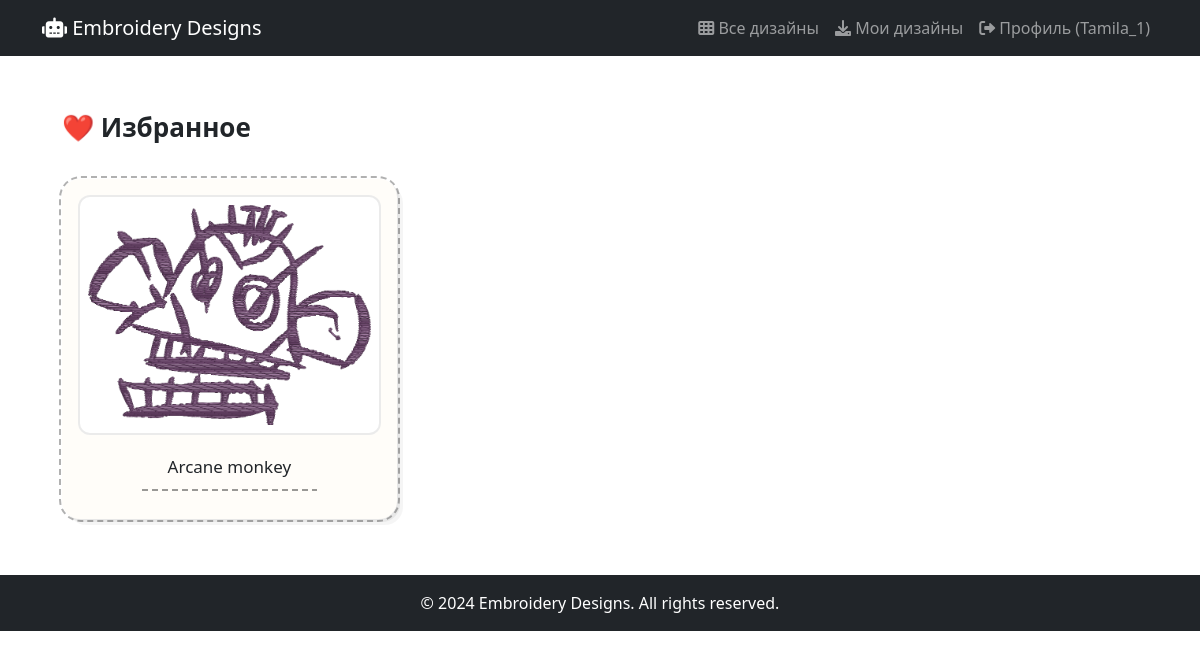
The page /accounts/profile/favorites/ (signed in) on the database its author committed.
### designs/models.py (models this page shows, shortened)
class FavoriteDesign(models.Model):
    user = models.ForeignKey(
        User,
        on_delete=models.CASCADE,
        related_name='favorite_designs'
    )
    design = models.ForeignKey(
        Design,
        on_delete=models.CASCADE,
        related_name='favorites'
    )
    created_at = models.DateTimeField(auto_now_add=True)
    class Meta:
        unique_together = ('user', 'design')
        verbose_name = 'Избранный дизайн'
        verbose_name_plural = 'Избранные дизайны'

class Design(models.Model):
    title = models.CharField(max_length=200)
    description = models.TextField()
    category = models.ForeignKey(
        Category,
        on_delete=models.CASCADE,
        related_name='designs'
    )
    machine_types = models.ManyToManyField(
        MachineType,
        related_name='designs',
        blank=True
    )
    design_width = models.IntegerField(help_text="Ширина дизайна в мм", default=100)
    design_height = models.IntegerField(help_text="Высота дизайна в мм", default=100)
    stitch_count = models.IntegerField(default=0, help_text="Общее количество стежков в дизайне")
    design_size = models.CharField(max_length=100, help_text="Размер дизайна в мм (например: 100x100)",
                                    blank=True, default="100x100")
    compatible_hoops = models.ManyToManyField(
        HoopSize,
        blank=True,
        verbose_name="Совместимые пяльца",
        help_text="Выберите пяльца, для которых подходит этот дизайн"
    )
    image_preview = models.ImageField(upload_to='designs/previews/')
    plus_storage = PlusFriendlyStorage()
    design_file = models.FileField(upload_to=upload_to_original, storage=plus_storage,
                                    validators=[validate_embroidery_file])
    created_at = models.DateTimeField(auto_now_add=True)
    updated_at = models.DateTimeField(auto_now=True)
    is_active = models.BooleanField(default=True)
    class Meta:
        ordering = ['-created_at']

### accounts/views.py (the view)
# urls.py: path('profile/favorites/', views.favorite_designs, name='favorite_designs'),
@login_required
def favorite_designs(request):
    favorites = (
        FavoriteDesign.objects
        .filter(user=request.user)
        .select_related('design')
        .order_by('-created_at')
    )
    return render(request, 'accounts/favorite_designs.html', {
        'favorites': favorites
    })

### accounts/templates/accounts/favorite_designs.html (shortened to what this page needs)
{% extends 'base.html' %}
{% load static %}
{% block extra_css %}
<link rel="stylesheet" href="{% static 'css/favorite_designs.css' %}">
{% endblock %}
{% block content %}
<section class="favorites-section sketch">
    <h2 class="favorites-title">❤️ Избранное</h2>
    {% if favorites %}
        <div class="favorites-grid">
            {% for fav in favorites %}
                <div class="favorite-card sketch-card">
                    <a href="{% url 'item_info' fav.design.id %}" class="favorite-link">
                        <div class="sketch-image-wrapper">
                            <img
                                src="{{ fav.design.image_preview.url }}"
                                alt="{{ fav.design.title }}"
                            >
                        </div>
                        <div class="sketch-content">
                            <h3 class="sketch-title">
                                {{ fav.design.title }}
                            </h3>
                        </div>
                    </a>
                </div>
            {% endfor %}
        </div>
    {% else %}
        <p class="favorites-empty">Пока ничего не добавлено 🤍</p>
    {% endif %}
</section>
{% endblock %}

### templates/base.html (shortened to what this page needs)
{% load static %}
<!DOCTYPE html>
<html>
<head>
    <link href="https://cdn.jsdelivr.net/npm/bootstrap@5.1.3/dist/css/bootstrap.min.css" rel="stylesheet">
    <link href="https://cdnjs.cloudflare.com/ajax/libs/font-awesome/6.0.0/css/all.min.css" rel="stylesheet">
    <link href="{% static 'css/rating.css' %}" rel="stylesheet">
    <link href="{% static 'css/base.css' %}" rel="stylesheet">
    {% block extra_css %}{% endblock extra_css %}
</head>
<body class='layout'>
    <nav class="navbar navbar-expand-lg navbar-dark bg-dark">
        <div class="container">
            <a class="navbar-brand" href="{% url 'design_list' %}">
                <i class="fas fa-robot"></i> Embroidery Designs
            </a>
            <div class="navbar-nav ms-auto">
                <a class="nav-link" href="{% url 'design_list' %}">
                    <i class="fas fa-th"></i> Все дизайны
                </a>
                {% if user.is_authenticated %}
                    <a class="nav-link" href="{% url 'my_designs' %}">
                        <i class="fas fa-download"></i> Мои дизайны
                    </a>
                        <form method="post" action="{% url 'profile' %}" class="d-inline">
                            <button type="submit" class="btn btn-link nav-link" style="border: none; background: none;">
                                <i class="fas fa-sign-out-alt"></i> Профиль ({{ user.username }})
                            </button>
                        </form>
                {% endif %}
            </div>
        </div>
    </nav>
    <div class="container mt-4">
        {% block content %}
        {% endblock %}
    </div>
    <footer class="bg-dark text-white text-center py-3 mt-4">
        &copy; 2024 Embroidery Designs. All rights reserved.
    </footer>
</body>
</html>

### static/css/base.css (style rules this page uses)
html, body { height: 100%; margin: 0; }
body.layout { display: flex; flex-direction: column; min-height: 100vh; }

### accounts/static/css/favorite_designs.css (style rules this page uses)
.favorites-section.sketch { max-width: 1200px; margin: 0 auto; padding: 32px 20px; }
.favorites-title { font-size: 26px; font-weight: 600; margin-bottom: 36px; position: relative; }
.favorites-grid { display: grid; grid-template-columns: repeat(auto-fill, minmax(260px, 1fr)); gap: 36px; }
.sketch-card { background: #fffdf9; border-radius: 18px; padding: 16px; position: relative; transition: transform 0.25s ease; }
.sketch-card::before { content: ""; position: absolute; inset: -3px; border: 2px dashed #222; border-radius: 22px; opacity: 0.35; pointer-events: none; }
.sketch-card { box-shadow: 3px 3px 0 rgba(0, 0, 0, 0.06), 6px 6px 0 rgba(0, 0, 0, 0.04); }
.favorite-link { text-decoration: none; color: inherit; }
.sketch-image-wrapper { padding: 10px; background: #ffffff; border-radius: 12px; margin-bottom: 16px; box-shadow: inset 0 0 0 2px rgba(0,0,0,0.08); }
.sketch-image-wrapper img { width: 100%; height: 220px; object-fit: cover; border-radius: 8px; display: block; }
.sketch-content { padding: 4px 6px; }
.sketch-title { font-size: 17px; font-weight: 500; line-height: 1.4; text-align: center; position: relative; }
.sketch-title::after { content: ""; display: block; width: 60%; height: 2px; background: repeating-linear-gradient( to right, #000, #000 6px, transparent 6px, transparent 10px ); margin: 10px auto 0; opacity: 0.4; }

### rows shown on the page
FavoriteDesign: design.image_preview (picture), design "Arcane monkey"

### other values the page prints
{{ user.username }} "Tamila_1"
